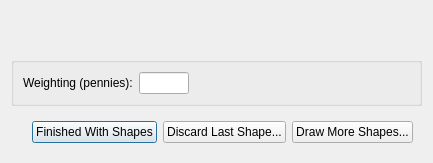
<ui version="4.0" >
 <author>Dane Springmeyer</author>
 <class>DrawGear</class>
 <widget class="QDialog" name="DrawGear" >
  <property name="geometry" >
   <rect>
    <x>0</x>
    <y>0</y>
    <width>433</width>
    <height>157</height>
   </rect>
  </property>
  <property name="windowTitle" >
   <string>OpenOceanMap - Next Polygon</string>
  </property>
  <layout class="QVBoxLayout" >
   <item>
    <widget class="QWidget" native="1" name="widget_2" >
     <layout class="QHBoxLayout" >
      <item>
       <widget class="QLabel" name="type_label" >
        <property name="minimumSize" >
         <size>
          <width>300</width>
          <height>0</height>
         </size>
        </property>
        <property name="maximumSize" >
         <size>
          <width>300</width>
          <height>16777215</height>
         </size>
        </property>
        <property name="font" >
         <font>
          <pointsize>14</pointsize>
         </font>
        </property>
        <property name="text" >
         <string/>
        </property>
       </widget>
      </item>
     </layout>
    </widget>
   </item>
   <item>
    <widget class="QGroupBox" name="groupBox_2" >
     <property name="title" >
      <string/>
     </property>
     <layout class="QHBoxLayout" >
      <item>
       <layout class="QHBoxLayout" >
        <item>
         <widget class="QLabel" name="penny_label_3" >
          <property name="text" >
           <string>Weighting (pennies):</string>
          </property>
         </widget>
        </item>
        <item>
         <widget class="QLineEdit" name="line_3" >
          <property name="enabled" >
           <bool>true</bool>
          </property>
          <property name="minimumSize" >
           <size>
            <width>50</width>
            <height>0</height>
           </size>
          </property>
          <property name="maximumSize" >
           <size>
            <width>50</width>
            <height>16777215</height>
           </size>
          </property>
          <property name="text" >
           <string/>
          </property>
         </widget>
        </item>
        <item>
         <widget class="QLabel" name="pl_label_4" >
          <property name="text" >
           <string/>
          </property>
         </widget>
        </item>
        <item>
         <spacer>
          <property name="orientation" >
           <enum>Qt::Horizontal</enum>
          </property>
          <property name="sizeHint" stdset="0" >
           <size>
            <width>40</width>
            <height>20</height>
           </size>
          </property>
         </spacer>
        </item>
       </layout>
      </item>
     </layout>
    </widget>
   </item>
   <item>
    <widget class="QWidget" native="1" name="widget" >
     <layout class="QHBoxLayout" >
      <item>
       <spacer>
        <property name="orientation" >
         <enum>Qt::Horizontal</enum>
        </property>
        <property name="sizeHint" stdset="0" >
         <size>
          <width>196</width>
          <height>20</height>
         </size>
        </property>
       </spacer>
      </item>
      <item>
       <widget class="QPushButton" name="pbnShapeFinished" >
        <property name="text" >
         <string>Finished With Shapes</string>
        </property>
       </widget>
      </item>
      <item>
       <widget class="QPushButton" name="pbnShapeDiscard" >
        <property name="text" >
         <string>Discard Last Shape...</string>
        </property>
       </widget>
      </item>
      <item>
       <widget class="QPushButton" name="pbnMoreShapes" >
        <property name="text" >
         <string>Draw More Shapes...</string>
        </property>
       </widget>
      </item>
     </layout>
    </widget>
   </item>
  </layout>
 </widget>
 <resources/>
 <connections/>
</ui>
